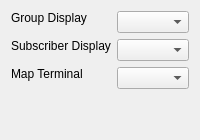
             <widget class="QWidget" name="resourcePage">
              <layout class="QGridLayout" name="resourceGLayout">
               <item row="0" column="0">
                <widget class="QLabel" name="grpDspLabel">
                 <property name="sizePolicy">
                  <sizepolicy hsizetype="Maximum" vsizetype="Preferred">
                   <horstretch>0</horstretch>
                   <verstretch>0</verstretch>
                  </sizepolicy>
                 </property>
                 <property name="text">
                  <string>Group Display</string>
                 </property>
                 <property name="alignment">
                  <set>Qt::AlignTop</set>
                 </property>
                </widget>
               </item>
               <item row="0" column="1">
                <widget class="QComboBox" name="grpDspCombo"/>
               </item>
               <item row="1" column="0">
                <widget class="QLabel" name="subsDspLabel">
                 <property name="sizePolicy">
                  <sizepolicy hsizetype="Maximum" vsizetype="Preferred">
                   <horstretch>0</horstretch>
                   <verstretch>0</verstretch>
                  </sizepolicy>
                 </property>
                 <property name="text">
                  <string>Subscriber Display</string>
                 </property>
                 <property name="alignment">
                  <set>Qt::AlignTop</set>
                 </property>
                </widget>
               </item>
               <item row="1" column="1">
                <widget class="QComboBox" name="subsDspCombo"/>
               </item>
               <item row="2" column="0">
                <widget class="QLabel" name="termLblLabel">
                 <property name="sizePolicy">
                  <sizepolicy hsizetype="Maximum" vsizetype="Preferred">
                   <horstretch>0</horstretch>
                   <verstretch>0</verstretch>
                  </sizepolicy>
                 </property>
                 <property name="text">
                  <string>Map Terminal</string>
                 </property>
                 <property name="alignment">
                  <set>Qt::AlignTop</set>
                 </property>
                </widget>
               </item>
               <item row="2" column="1">
                <widget class="QComboBox" name="termLblCombo"/>
               </item>
               <item row="3" column="0">
                <spacer name="gridVSpacer5">
                 <property name="orientation">
                  <enum>Qt::Vertical</enum>
                 </property>
                 <property name="sizeHint" stdset="0">
                  <size>
                   <width>20</width>
                   <height>40</height>
                  </size>
                 </property>
                </spacer>
               </item>
              </layout>
             </widget>
